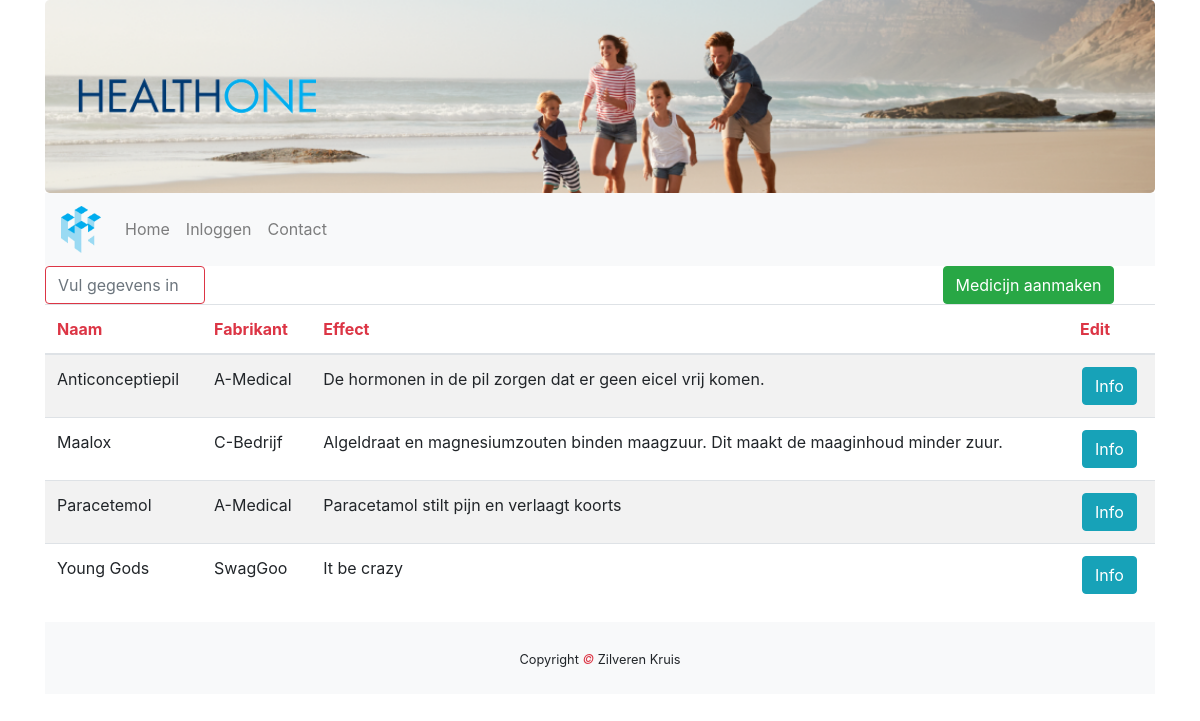
The page /zorgverzekeraar/medicijnen/overzicht.php on the database as committed earlier.
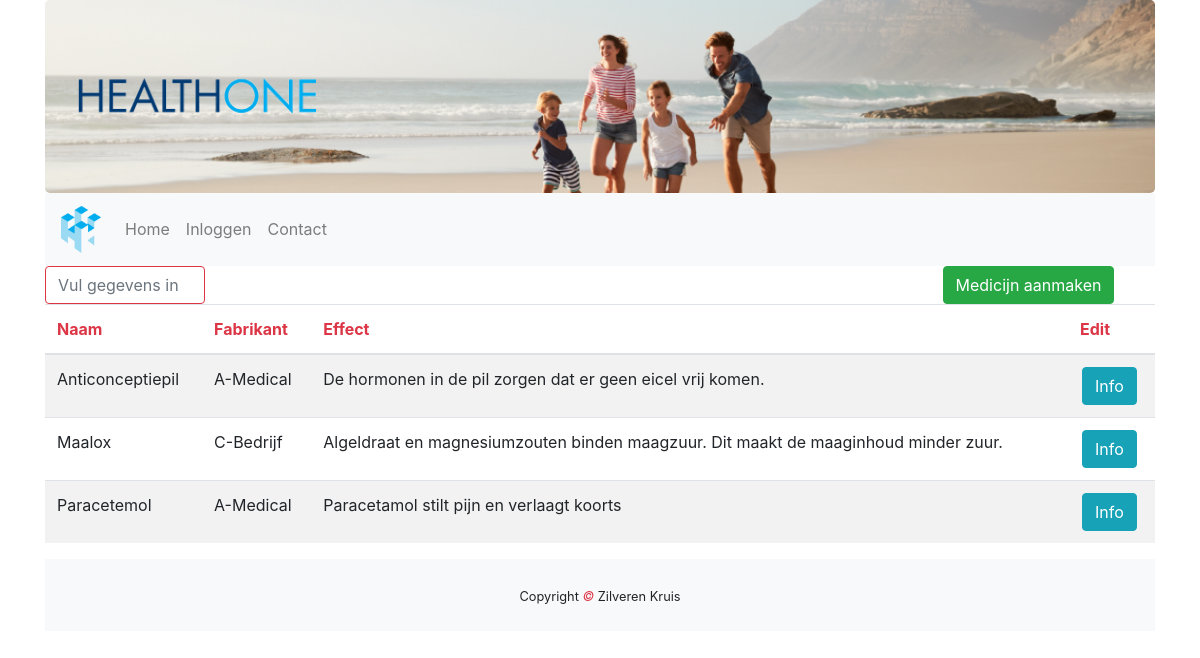
The same page on the database as committed later.
### tables this page shows
CREATE TABLE `medicijn` (
  `id` int(11) NOT NULL,
  `naam` varchar(45) DEFAULT NULL,
  `fabrikant` varchar(50) DEFAULT NULL,
  `vergoeding` tinyint(1) NOT NULL DEFAULT 0,
  `bijwerkingen` varchar(255) DEFAULT NULL,
  `effect` varchar(255) DEFAULT NULL,
  `prijs` double(10,2) DEFAULT NULL
);

### zorgverzekeraar/medicijnen/overzicht.php (the view, shortened to what this page needs)
<!DOCTYPE html>
<html lang="en">
<head>
    <link rel="stylesheet" href="https://maxcdn.bootstrapcdn.com/bootstrap/4.3.1/css/bootstrap.min.css">
    <link rel="stylesheet" href="../../css/index.css">
</head>
<body>
<div class="container">
    <div class="jumbotron text-center"
    ">
    <div class="row">
        <div class="col-sm-3">
            <img class="d-none d-sm-block img-fluid" src="../../img/healthtwo_text_transparent.png" alt="Logo">
        </div>
    </div>
</div>
<nav class="navbar navbar-expand-sm bg-light navbar-light sticky-top">
    <a class="navbar-brand" href="..../index.php">
        <img class="navbrand" src="../../img/healthtwo_logo_transparent.png" alt="Logo">
    </a>
    <div class="collapse navbar-collapse" id="collapse_target">
        <ul class="navbar-nav">
            <li class="nav-item">
                <a class="nav-link" href="../../index.php">Home</a>
            </li>
            <li class="nav-item">
                <a class="nav-link" href="#">Inloggen</a>
            </li>
            <li class="nav-item">
                <a class="nav-link" href="../../contact.php">Contact</a>
            </li>
        </ul>
    </div>
</nav>
<div class="row text-center">
    <div class="col-lg-2">
        <input class="form-control form-control-underlined border-danger" id="myInput" type="text"
               placeholder="Vul gegevens in">
    </div>
    <div class="col-lg-7">
    </div>
    <div class="col-lg-3">
        <a href="overzicht/aanmaken.php"><button class='btn btn-success' type=button>Medicijn aanmaken</button></a>
    </div>
</div>
<div class="table-responsive">
    <table class="table table-striped">
        <thead>
        <tr>
            <th scope="col" class="text-danger">Naam</th>
            <th scope="col" class="text-danger">Fabrikant</th>
            <th scope="col" class="text-danger">Effect</th>
            <th scope="col" class="text-danger">Edit</th>
        </tr>
        </thead>
        <tbody id="myTable">
        <?php
        try {
            $db = new PDO("mysql:host=localhost;dbname=healthone", "root", "");
            $query = $db->prepare("SELECT * FROM medicijn");
            $query->execute();
            $result = $query->fetchAll(PDO::FETCH_ASSOC);
            foreach ($result as &$data) {
                echo "<tr>";
                echo "<td>" . $data['naam'] . "</td>";
                echo "<td>" . $data["fabrikant"] . "</td>";
                echo "<td>" . $data['effect'] . "</td>";
                echo "<td><a href='overzicht/info.php?id=" . $data['id'] . "'>" . "<button type=\"button\" class=\"btn btn-info\">Info</button></a></td>";
                echo "</tr>";
            }
        } catch (PDOException $e) {
            die("OEPS iets is fout!" . $e->getMessage());
        }
        ?>
        </tbody>
    </table>
</div>
<footer class="py-4 bg-light text-dark-50 text-center">
    <small>Copyright <em class="text-danger"> &copy; </em>Zilveren Kruis</small>
</footer>
</div>
</body>
</html>

### css/index.css (style rules this page uses)
.jumbotron { margin-bottom: 0; background-image: url(../img/zilverenkruis_jumbotron.png); background-repeat: no-repeat; -webkit-background-size: cover; -o-background-size: cover; background-size: cover; }
.navbrand { width:40px; }
a { color: black; }
a button { margin-left: 2px; }

Rows that differ between the two databases and show on the page:
removed medicijn: naam "Young Gods", fabrikant "SwagGoo", effect "It be crazy"
